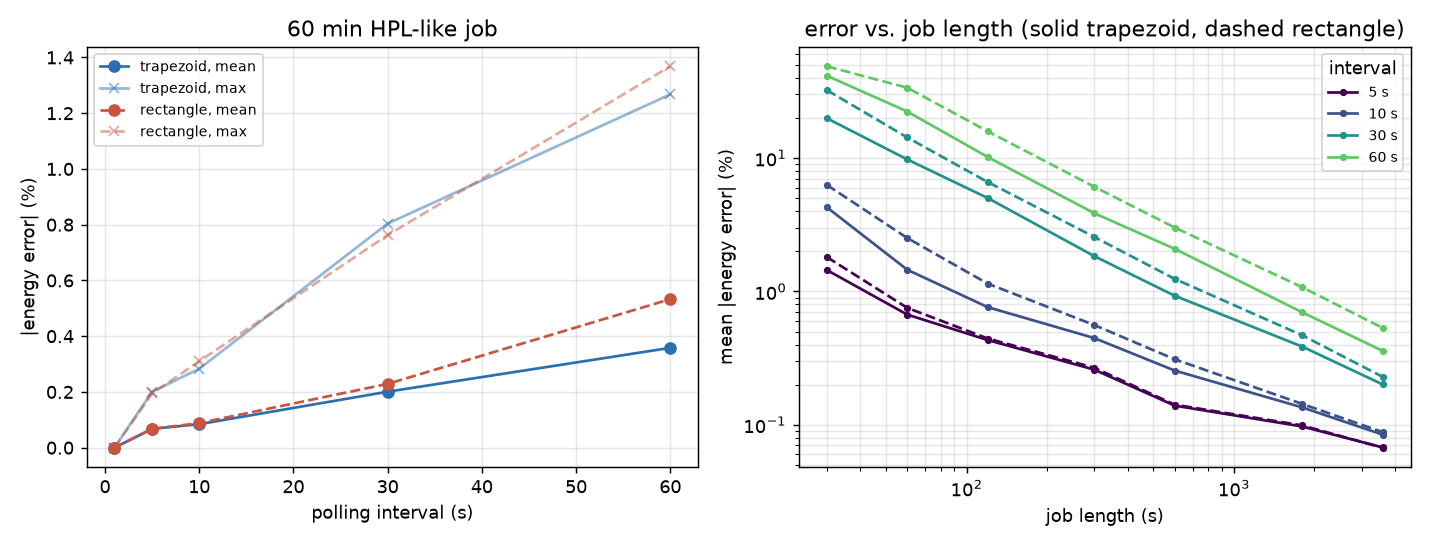

Recreate this plot in Python.
"""How much does the BMC polling interval cost us?

Ground truth: trapezoid integral of a 1 s synthetic HPL-like trace over the
job window. Each case downsamples that trace to every k seconds (with several
poll phases relative to job start and several noise seeds, since a real
poller isn't aligned to the job) and integrates with both methods.

Usage: python analysis/sampling_error.py  (writes results next to this file)
"""

from __future__ import annotations

import csv
import sys
from pathlib import Path

import numpy as np

sys.path.insert(0, str(Path(__file__).resolve().parents[1]))

from energy_calc import energy  # noqa: E402
from energy_calc.synthetic import downsample, hpl_trace  # noqa: E402

INTERVALS_S = (1, 5, 10, 30, 60)
JOB_LENGTHS_S = (30, 60, 120, 300, 600, 1800, 3600)
METHODS = ("trapezoid", "rectangle")
SEEDS = range(5)
N_PHASES = 10
OUT_DIR = Path(__file__).resolve().parent


def run() -> list[dict]:
    rows = []
    for length in JOB_LENGTHS_S:
        traces = [hpl_trace(length, seed=s) for s in SEEDS]
        truths = [energy(tr, a, b) for tr, a, b in traces]
        for k in INTERVALS_S:
            phases = np.unique(np.floor(np.linspace(0, k, N_PHASES, endpoint=False)))
            errs = {m: [] for m in METHODS}
            for (trace, a, b), truth in zip(traces, truths):
                for ph in phases:
                    polled = downsample(trace, k, ph)
                    for m in METHODS:
                        errs[m].append(100 * (energy(polled, a, b, m) - truth) / truth)
            for m in METHODS:
                e = np.asarray(errs[m])
                rows.append({
                    "job_len_s": length, "interval_s": k, "method": m,
                    "mean_err_pct": e.mean(), "mean_abs_err_pct": np.abs(e).mean(),
                    "max_abs_err_pct": np.abs(e).max(), "n_cases": e.size,
                })
    return rows


def write_tables(rows: list[dict]) -> None:
    with open(OUT_DIR / "sampling_error.csv", "w", newline="") as fh:
        w = csv.DictWriter(fh, fieldnames=list(rows[0]))
        w.writeheader()
        w.writerows({k: (f"{v:.4f}" if isinstance(v, float) else v) for k, v in r.items()}
                    for r in rows)

    lines = ["Mean |error| % (max |error| %) vs. 1 s ground truth.", "",
             "| job length | method | " + " | ".join(f"{k} s" for k in INTERVALS_S) + " |",
             "|---|---|" + "---|" * len(INTERVALS_S)]
    for length in JOB_LENGTHS_S:
        for m in METHODS:
            cells = []
            for k in INTERVALS_S:
                r = next(r for r in rows if r["job_len_s"] == length
                         and r["interval_s"] == k and r["method"] == m)
                cells.append(f"{r['mean_abs_err_pct']:.2f} ({r['max_abs_err_pct']:.2f})")
            lines.append(f"| {length} s | {m} | " + " | ".join(cells) + " |")
    (OUT_DIR / "sampling_error.md").write_text("\n".join(lines) + "\n", encoding="utf-8")


def plot(rows: list[dict]) -> None:
    import matplotlib
    matplotlib.use("Agg")
    import matplotlib.pyplot as plt

    fig, (ax1, ax2) = plt.subplots(1, 2, figsize=(11, 4.2))
    styles = {"trapezoid": ("#2a6fb0", "-"), "rectangle": ("#c8553d", "--")}

    longest = max(JOB_LENGTHS_S)
    for m, (color, ls) in styles.items():
        sel = [r for r in rows if r["job_len_s"] == longest and r["method"] == m]
        ax1.plot([r["interval_s"] for r in sel], [r["mean_abs_err_pct"] for r in sel],
                 color=color, ls=ls, marker="o", label=f"{m}, mean")
        ax1.plot([r["interval_s"] for r in sel], [r["max_abs_err_pct"] for r in sel],
                 color=color, ls=ls, marker="x", alpha=0.5, label=f"{m}, max")
    ax1.set(xlabel="polling interval (s)", ylabel="|energy error| (%)",
            title=f"{longest // 60} min HPL-like job")
    ax1.legend(fontsize=8)
    ax1.grid(alpha=0.3)

    cmap = plt.get_cmap("viridis")
    for i, k in enumerate(INTERVALS_S[1:]):
        color = cmap(i / (len(INTERVALS_S) - 1))
        for m, (_, ls) in styles.items():
            sel = [r for r in rows if r["interval_s"] == k and r["method"] == m]
            ax2.plot([r["job_len_s"] for r in sel], [r["mean_abs_err_pct"] for r in sel],
                     color=color, ls=ls, marker="o", ms=3,
                     label=f"{k} s" if m == "trapezoid" else None)
    ax2.set(xscale="log", yscale="log", xlabel="job length (s)",
            ylabel="mean |energy error| (%)",
            title="error vs. job length (solid trapezoid, dashed rectangle)")
    ax2.legend(title="interval", fontsize=8)
    ax2.grid(alpha=0.3, which="both")

    fig.tight_layout()
    fig.savefig(OUT_DIR / "sampling_error.png", dpi=130)


def main() -> None:
    rows = run()
    write_tables(rows)
    plot(rows)
    print((OUT_DIR / "sampling_error.md").read_text())


if __name__ == "__main__":
    main()
